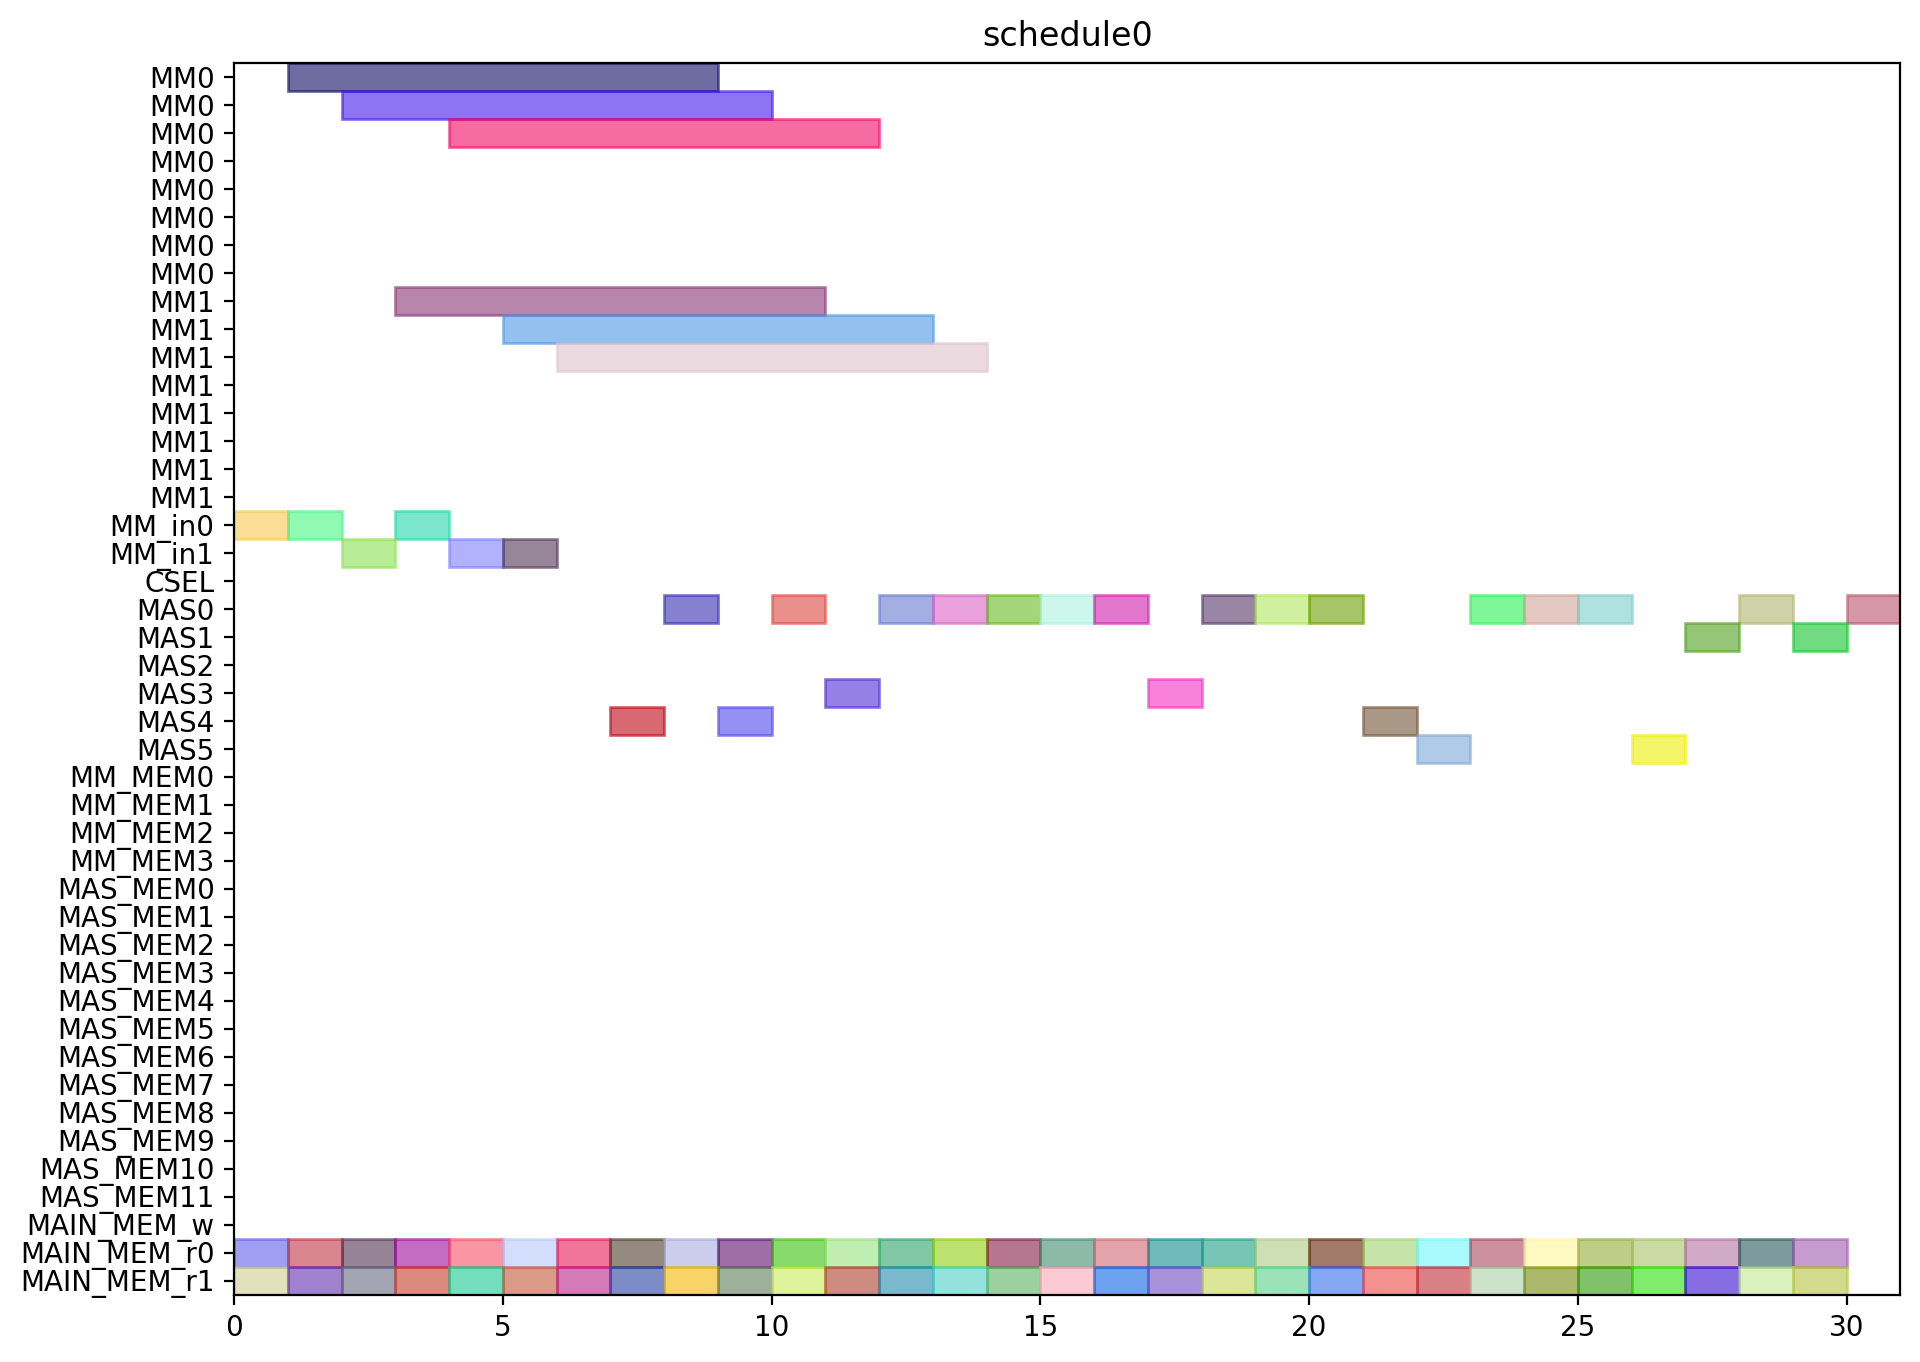

The Python source for this figure:
from pyschedule import Scenario, solvers, plotters, alt


def solve():
	horizon = 120
	S = Scenario("schedule0", horizon=horizon)

	# resource
	MM = S.Resources('MM', num=2, size=8)
	MM_in = S.Resources('MM_in', num=2)
	CSEL = S.Resource('CSEL')
	MAS = S.Resources('MAS', num=6, size=1, periods=range(1, horizon))
	MM_MEM = S.Resources('MM_MEM', num=4)
	MAS_MEM = S.Resources('MAS_MEM', num=12)
	MAIN_MEM_w = S.Resource('MAIN_MEM_w', size=1)
	MAIN_MEM_r = S.Resources('MAIN_MEM_r', num=2)

	# result of previous scheduling

	# new tasks
	c_t0_a1_0 = S.Task('c_t0_a1_0', length=1, delay_cost=1)
	c_t0_a1_0 += alt(MAS)
	c_t0_a1_0_mem0 = S.Task('c_t0_a1_0_mem0', length=1, delay_cost=1)
	c_t0_a1_0_mem0 += MAIN_MEM_r[0]
	S += c_t0_a1_0_mem0 <= c_t0_a1_0

	c_t0_a1_0_mem1 = S.Task('c_t0_a1_0_mem1', length=1, delay_cost=1)
	c_t0_a1_0_mem1 += MAIN_MEM_r[1]
	S += c_t0_a1_0_mem1 <= c_t0_a1_0

	c_t0_a1_1 = S.Task('c_t0_a1_1', length=1, delay_cost=1)
	c_t0_a1_1 += alt(MAS)
	c_t0_a1_1_mem0 = S.Task('c_t0_a1_1_mem0', length=1, delay_cost=1)
	c_t0_a1_1_mem0 += MAIN_MEM_r[0]
	S += c_t0_a1_1_mem0 <= c_t0_a1_1

	c_t0_a1_1_mem1 = S.Task('c_t0_a1_1_mem1', length=1, delay_cost=1)
	c_t0_a1_1_mem1 += MAIN_MEM_r[1]
	S += c_t0_a1_1_mem1 <= c_t0_a1_1

	c_t0_t10 = S.Task('c_t0_t10', length=1, delay_cost=1)
	c_t0_t10 += alt(MAS)
	c_t0_t10_mem0 = S.Task('c_t0_t10_mem0', length=1, delay_cost=1)
	c_t0_t10_mem0 += MAIN_MEM_r[0]
	S += c_t0_t10_mem0 <= c_t0_t10

	c_t0_t10_mem1 = S.Task('c_t0_t10_mem1', length=1, delay_cost=1)
	c_t0_t10_mem1 += MAIN_MEM_r[1]
	S += c_t0_t10_mem1 <= c_t0_t10

	c_t0_t11 = S.Task('c_t0_t11', length=1, delay_cost=1)
	c_t0_t11 += alt(MAS)
	c_t0_t11_mem0 = S.Task('c_t0_t11_mem0', length=1, delay_cost=1)
	c_t0_t11_mem0 += MAIN_MEM_r[0]
	S += c_t0_t11_mem0 <= c_t0_t11

	c_t0_t11_mem1 = S.Task('c_t0_t11_mem1', length=1, delay_cost=1)
	c_t0_t11_mem1 += MAIN_MEM_r[1]
	S += c_t0_t11_mem1 <= c_t0_t11

	c_t0_t3_t0 = S.Task('c_t0_t3_t0', length=8, delay_cost=1)
	c_t0_t3_t0 += alt(MM)
	c_t0_t3_t0_in = S.Task('c_t0_t3_t0_in', length=1, delay_cost=1)
	c_t0_t3_t0_in += alt(MM_in)
	S += c_t0_t3_t0_in*MM_in[0]<=c_t0_t3_t0*MM[0]
	S += c_t0_t3_t0_in*MM_in[1]<=c_t0_t3_t0*MM[1]
	c_t0_t3_t0_mem0 = S.Task('c_t0_t3_t0_mem0', length=1, delay_cost=1)
	c_t0_t3_t0_mem0 += MAIN_MEM_r[0]
	S += c_t0_t3_t0_mem0 <= c_t0_t3_t0

	c_t0_t3_t0_mem1 = S.Task('c_t0_t3_t0_mem1', length=1, delay_cost=1)
	c_t0_t3_t0_mem1 += MAIN_MEM_r[1]
	S += c_t0_t3_t0_mem1 <= c_t0_t3_t0

	c_t0_t3_t1 = S.Task('c_t0_t3_t1', length=8, delay_cost=1)
	c_t0_t3_t1 += alt(MM)
	c_t0_t3_t1_in = S.Task('c_t0_t3_t1_in', length=1, delay_cost=1)
	c_t0_t3_t1_in += alt(MM_in)
	S += c_t0_t3_t1_in*MM_in[0]<=c_t0_t3_t1*MM[0]
	S += c_t0_t3_t1_in*MM_in[1]<=c_t0_t3_t1*MM[1]
	c_t0_t3_t1_mem0 = S.Task('c_t0_t3_t1_mem0', length=1, delay_cost=1)
	c_t0_t3_t1_mem0 += MAIN_MEM_r[0]
	S += c_t0_t3_t1_mem0 <= c_t0_t3_t1

	c_t0_t3_t1_mem1 = S.Task('c_t0_t3_t1_mem1', length=1, delay_cost=1)
	c_t0_t3_t1_mem1 += MAIN_MEM_r[1]
	S += c_t0_t3_t1_mem1 <= c_t0_t3_t1

	c_t0_t3_t2 = S.Task('c_t0_t3_t2', length=1, delay_cost=1)
	c_t0_t3_t2 += alt(MAS)
	c_t0_t3_t2_mem0 = S.Task('c_t0_t3_t2_mem0', length=1, delay_cost=1)
	c_t0_t3_t2_mem0 += MAIN_MEM_r[0]
	S += c_t0_t3_t2_mem0 <= c_t0_t3_t2

	c_t0_t3_t2_mem1 = S.Task('c_t0_t3_t2_mem1', length=1, delay_cost=1)
	c_t0_t3_t2_mem1 += MAIN_MEM_r[1]
	S += c_t0_t3_t2_mem1 <= c_t0_t3_t2

	c_t0_t3_t3 = S.Task('c_t0_t3_t3', length=1, delay_cost=1)
	c_t0_t3_t3 += alt(MAS)
	c_t0_t3_t3_mem0 = S.Task('c_t0_t3_t3_mem0', length=1, delay_cost=1)
	c_t0_t3_t3_mem0 += MAIN_MEM_r[0]
	S += c_t0_t3_t3_mem0 <= c_t0_t3_t3

	c_t0_t3_t3_mem1 = S.Task('c_t0_t3_t3_mem1', length=1, delay_cost=1)
	c_t0_t3_t3_mem1 += MAIN_MEM_r[1]
	S += c_t0_t3_t3_mem1 <= c_t0_t3_t3

	c_t1_a1_0 = S.Task('c_t1_a1_0', length=1, delay_cost=1)
	c_t1_a1_0 += alt(MAS)
	c_t1_a1_0_mem0 = S.Task('c_t1_a1_0_mem0', length=1, delay_cost=1)
	c_t1_a1_0_mem0 += MAIN_MEM_r[0]
	S += c_t1_a1_0_mem0 <= c_t1_a1_0

	c_t1_a1_0_mem1 = S.Task('c_t1_a1_0_mem1', length=1, delay_cost=1)
	c_t1_a1_0_mem1 += MAIN_MEM_r[1]
	S += c_t1_a1_0_mem1 <= c_t1_a1_0

	c_t1_a1_1 = S.Task('c_t1_a1_1', length=1, delay_cost=1)
	c_t1_a1_1 += alt(MAS)
	c_t1_a1_1_mem0 = S.Task('c_t1_a1_1_mem0', length=1, delay_cost=1)
	c_t1_a1_1_mem0 += MAIN_MEM_r[0]
	S += c_t1_a1_1_mem0 <= c_t1_a1_1

	c_t1_a1_1_mem1 = S.Task('c_t1_a1_1_mem1', length=1, delay_cost=1)
	c_t1_a1_1_mem1 += MAIN_MEM_r[1]
	S += c_t1_a1_1_mem1 <= c_t1_a1_1

	c_t1_t10 = S.Task('c_t1_t10', length=1, delay_cost=1)
	c_t1_t10 += alt(MAS)
	c_t1_t10_mem0 = S.Task('c_t1_t10_mem0', length=1, delay_cost=1)
	c_t1_t10_mem0 += MAIN_MEM_r[0]
	S += c_t1_t10_mem0 <= c_t1_t10

	c_t1_t10_mem1 = S.Task('c_t1_t10_mem1', length=1, delay_cost=1)
	c_t1_t10_mem1 += MAIN_MEM_r[1]
	S += c_t1_t10_mem1 <= c_t1_t10

	c_t1_t11 = S.Task('c_t1_t11', length=1, delay_cost=1)
	c_t1_t11 += alt(MAS)
	c_t1_t11_mem0 = S.Task('c_t1_t11_mem0', length=1, delay_cost=1)
	c_t1_t11_mem0 += MAIN_MEM_r[0]
	S += c_t1_t11_mem0 <= c_t1_t11

	c_t1_t11_mem1 = S.Task('c_t1_t11_mem1', length=1, delay_cost=1)
	c_t1_t11_mem1 += MAIN_MEM_r[1]
	S += c_t1_t11_mem1 <= c_t1_t11

	c_t1_t3_t0 = S.Task('c_t1_t3_t0', length=8, delay_cost=1)
	c_t1_t3_t0 += alt(MM)
	c_t1_t3_t0_in = S.Task('c_t1_t3_t0_in', length=1, delay_cost=1)
	c_t1_t3_t0_in += alt(MM_in)
	S += c_t1_t3_t0_in*MM_in[0]<=c_t1_t3_t0*MM[0]
	S += c_t1_t3_t0_in*MM_in[1]<=c_t1_t3_t0*MM[1]
	c_t1_t3_t0_mem0 = S.Task('c_t1_t3_t0_mem0', length=1, delay_cost=1)
	c_t1_t3_t0_mem0 += MAIN_MEM_r[0]
	S += c_t1_t3_t0_mem0 <= c_t1_t3_t0

	c_t1_t3_t0_mem1 = S.Task('c_t1_t3_t0_mem1', length=1, delay_cost=1)
	c_t1_t3_t0_mem1 += MAIN_MEM_r[1]
	S += c_t1_t3_t0_mem1 <= c_t1_t3_t0

	c_t1_t3_t1 = S.Task('c_t1_t3_t1', length=8, delay_cost=1)
	c_t1_t3_t1 += alt(MM)
	c_t1_t3_t1_in = S.Task('c_t1_t3_t1_in', length=1, delay_cost=1)
	c_t1_t3_t1_in += alt(MM_in)
	S += c_t1_t3_t1_in*MM_in[0]<=c_t1_t3_t1*MM[0]
	S += c_t1_t3_t1_in*MM_in[1]<=c_t1_t3_t1*MM[1]
	c_t1_t3_t1_mem0 = S.Task('c_t1_t3_t1_mem0', length=1, delay_cost=1)
	c_t1_t3_t1_mem0 += MAIN_MEM_r[0]
	S += c_t1_t3_t1_mem0 <= c_t1_t3_t1

	c_t1_t3_t1_mem1 = S.Task('c_t1_t3_t1_mem1', length=1, delay_cost=1)
	c_t1_t3_t1_mem1 += MAIN_MEM_r[1]
	S += c_t1_t3_t1_mem1 <= c_t1_t3_t1

	c_t1_t3_t2 = S.Task('c_t1_t3_t2', length=1, delay_cost=1)
	c_t1_t3_t2 += alt(MAS)
	c_t1_t3_t2_mem0 = S.Task('c_t1_t3_t2_mem0', length=1, delay_cost=1)
	c_t1_t3_t2_mem0 += MAIN_MEM_r[0]
	S += c_t1_t3_t2_mem0 <= c_t1_t3_t2

	c_t1_t3_t2_mem1 = S.Task('c_t1_t3_t2_mem1', length=1, delay_cost=1)
	c_t1_t3_t2_mem1 += MAIN_MEM_r[1]
	S += c_t1_t3_t2_mem1 <= c_t1_t3_t2

	c_t1_t3_t3 = S.Task('c_t1_t3_t3', length=1, delay_cost=1)
	c_t1_t3_t3 += alt(MAS)
	c_t1_t3_t3_mem0 = S.Task('c_t1_t3_t3_mem0', length=1, delay_cost=1)
	c_t1_t3_t3_mem0 += MAIN_MEM_r[0]
	S += c_t1_t3_t3_mem0 <= c_t1_t3_t3

	c_t1_t3_t3_mem1 = S.Task('c_t1_t3_t3_mem1', length=1, delay_cost=1)
	c_t1_t3_t3_mem1 += MAIN_MEM_r[1]
	S += c_t1_t3_t3_mem1 <= c_t1_t3_t3

	c_t2_a1_0 = S.Task('c_t2_a1_0', length=1, delay_cost=1)
	c_t2_a1_0 += alt(MAS)
	c_t2_a1_0_mem0 = S.Task('c_t2_a1_0_mem0', length=1, delay_cost=1)
	c_t2_a1_0_mem0 += MAIN_MEM_r[0]
	S += c_t2_a1_0_mem0 <= c_t2_a1_0

	c_t2_a1_0_mem1 = S.Task('c_t2_a1_0_mem1', length=1, delay_cost=1)
	c_t2_a1_0_mem1 += MAIN_MEM_r[1]
	S += c_t2_a1_0_mem1 <= c_t2_a1_0

	c_t2_a1_1 = S.Task('c_t2_a1_1', length=1, delay_cost=1)
	c_t2_a1_1 += alt(MAS)
	c_t2_a1_1_mem0 = S.Task('c_t2_a1_1_mem0', length=1, delay_cost=1)
	c_t2_a1_1_mem0 += MAIN_MEM_r[0]
	S += c_t2_a1_1_mem0 <= c_t2_a1_1

	c_t2_a1_1_mem1 = S.Task('c_t2_a1_1_mem1', length=1, delay_cost=1)
	c_t2_a1_1_mem1 += MAIN_MEM_r[1]
	S += c_t2_a1_1_mem1 <= c_t2_a1_1

	c_t2_t10 = S.Task('c_t2_t10', length=1, delay_cost=1)
	c_t2_t10 += alt(MAS)
	c_t2_t10_mem0 = S.Task('c_t2_t10_mem0', length=1, delay_cost=1)
	c_t2_t10_mem0 += MAIN_MEM_r[0]
	S += c_t2_t10_mem0 <= c_t2_t10

	c_t2_t10_mem1 = S.Task('c_t2_t10_mem1', length=1, delay_cost=1)
	c_t2_t10_mem1 += MAIN_MEM_r[1]
	S += c_t2_t10_mem1 <= c_t2_t10

	c_t2_t11 = S.Task('c_t2_t11', length=1, delay_cost=1)
	c_t2_t11 += alt(MAS)
	c_t2_t11_mem0 = S.Task('c_t2_t11_mem0', length=1, delay_cost=1)
	c_t2_t11_mem0 += MAIN_MEM_r[0]
	S += c_t2_t11_mem0 <= c_t2_t11

	c_t2_t11_mem1 = S.Task('c_t2_t11_mem1', length=1, delay_cost=1)
	c_t2_t11_mem1 += MAIN_MEM_r[1]
	S += c_t2_t11_mem1 <= c_t2_t11

	c_t2_t3_t0 = S.Task('c_t2_t3_t0', length=8, delay_cost=1)
	c_t2_t3_t0 += alt(MM)
	c_t2_t3_t0_in = S.Task('c_t2_t3_t0_in', length=1, delay_cost=1)
	c_t2_t3_t0_in += alt(MM_in)
	S += c_t2_t3_t0_in*MM_in[0]<=c_t2_t3_t0*MM[0]
	S += c_t2_t3_t0_in*MM_in[1]<=c_t2_t3_t0*MM[1]
	c_t2_t3_t0_mem0 = S.Task('c_t2_t3_t0_mem0', length=1, delay_cost=1)
	c_t2_t3_t0_mem0 += MAIN_MEM_r[0]
	S += c_t2_t3_t0_mem0 <= c_t2_t3_t0

	c_t2_t3_t0_mem1 = S.Task('c_t2_t3_t0_mem1', length=1, delay_cost=1)
	c_t2_t3_t0_mem1 += MAIN_MEM_r[1]
	S += c_t2_t3_t0_mem1 <= c_t2_t3_t0

	c_t2_t3_t1 = S.Task('c_t2_t3_t1', length=8, delay_cost=1)
	c_t2_t3_t1 += alt(MM)
	c_t2_t3_t1_in = S.Task('c_t2_t3_t1_in', length=1, delay_cost=1)
	c_t2_t3_t1_in += alt(MM_in)
	S += c_t2_t3_t1_in*MM_in[0]<=c_t2_t3_t1*MM[0]
	S += c_t2_t3_t1_in*MM_in[1]<=c_t2_t3_t1*MM[1]
	c_t2_t3_t1_mem0 = S.Task('c_t2_t3_t1_mem0', length=1, delay_cost=1)
	c_t2_t3_t1_mem0 += MAIN_MEM_r[0]
	S += c_t2_t3_t1_mem0 <= c_t2_t3_t1

	c_t2_t3_t1_mem1 = S.Task('c_t2_t3_t1_mem1', length=1, delay_cost=1)
	c_t2_t3_t1_mem1 += MAIN_MEM_r[1]
	S += c_t2_t3_t1_mem1 <= c_t2_t3_t1

	c_t2_t3_t2 = S.Task('c_t2_t3_t2', length=1, delay_cost=1)
	c_t2_t3_t2 += alt(MAS)
	c_t2_t3_t2_mem0 = S.Task('c_t2_t3_t2_mem0', length=1, delay_cost=1)
	c_t2_t3_t2_mem0 += MAIN_MEM_r[0]
	S += c_t2_t3_t2_mem0 <= c_t2_t3_t2

	c_t2_t3_t2_mem1 = S.Task('c_t2_t3_t2_mem1', length=1, delay_cost=1)
	c_t2_t3_t2_mem1 += MAIN_MEM_r[1]
	S += c_t2_t3_t2_mem1 <= c_t2_t3_t2

	c_t2_t3_t3 = S.Task('c_t2_t3_t3', length=1, delay_cost=1)
	c_t2_t3_t3 += alt(MAS)
	c_t2_t3_t3_mem0 = S.Task('c_t2_t3_t3_mem0', length=1, delay_cost=1)
	c_t2_t3_t3_mem0 += MAIN_MEM_r[0]
	S += c_t2_t3_t3_mem0 <= c_t2_t3_t3

	c_t2_t3_t3_mem1 = S.Task('c_t2_t3_t3_mem1', length=1, delay_cost=1)
	c_t2_t3_t3_mem1 += MAIN_MEM_r[1]
	S += c_t2_t3_t3_mem1 <= c_t2_t3_t3

	c_t3000 = S.Task('c_t3000', length=1, delay_cost=1)
	c_t3000 += alt(MAS)
	c_t3000_mem0 = S.Task('c_t3000_mem0', length=1, delay_cost=1)
	c_t3000_mem0 += MAIN_MEM_r[0]
	S += c_t3000_mem0 <= c_t3000

	c_t3000_mem1 = S.Task('c_t3000_mem1', length=1, delay_cost=1)
	c_t3000_mem1 += MAIN_MEM_r[1]
	S += c_t3000_mem1 <= c_t3000

	c_t3001 = S.Task('c_t3001', length=1, delay_cost=1)
	c_t3001 += alt(MAS)
	c_t3001_mem0 = S.Task('c_t3001_mem0', length=1, delay_cost=1)
	c_t3001_mem0 += MAIN_MEM_r[0]
	S += c_t3001_mem0 <= c_t3001

	c_t3001_mem1 = S.Task('c_t3001_mem1', length=1, delay_cost=1)
	c_t3001_mem1 += MAIN_MEM_r[1]
	S += c_t3001_mem1 <= c_t3001

	c_t3010 = S.Task('c_t3010', length=1, delay_cost=1)
	c_t3010 += alt(MAS)
	c_t3010_mem0 = S.Task('c_t3010_mem0', length=1, delay_cost=1)
	c_t3010_mem0 += MAIN_MEM_r[0]
	S += c_t3010_mem0 <= c_t3010

	c_t3010_mem1 = S.Task('c_t3010_mem1', length=1, delay_cost=1)
	c_t3010_mem1 += MAIN_MEM_r[1]
	S += c_t3010_mem1 <= c_t3010

	c_t3011 = S.Task('c_t3011', length=1, delay_cost=1)
	c_t3011 += alt(MAS)
	c_t3011_mem0 = S.Task('c_t3011_mem0', length=1, delay_cost=1)
	c_t3011_mem0 += MAIN_MEM_r[0]
	S += c_t3011_mem0 <= c_t3011

	c_t3011_mem1 = S.Task('c_t3011_mem1', length=1, delay_cost=1)
	c_t3011_mem1 += MAIN_MEM_r[1]
	S += c_t3011_mem1 <= c_t3011

	c_t4000 = S.Task('c_t4000', length=1, delay_cost=1)
	c_t4000 += alt(MAS)
	c_t4000_mem0 = S.Task('c_t4000_mem0', length=1, delay_cost=1)
	c_t4000_mem0 += MAIN_MEM_r[0]
	S += c_t4000_mem0 <= c_t4000

	c_t4000_mem1 = S.Task('c_t4000_mem1', length=1, delay_cost=1)
	c_t4000_mem1 += MAIN_MEM_r[1]
	S += c_t4000_mem1 <= c_t4000

	c_t4001 = S.Task('c_t4001', length=1, delay_cost=1)
	c_t4001 += alt(MAS)
	c_t4001_mem0 = S.Task('c_t4001_mem0', length=1, delay_cost=1)
	c_t4001_mem0 += MAIN_MEM_r[0]
	S += c_t4001_mem0 <= c_t4001

	c_t4001_mem1 = S.Task('c_t4001_mem1', length=1, delay_cost=1)
	c_t4001_mem1 += MAIN_MEM_r[1]
	S += c_t4001_mem1 <= c_t4001

	solvers.mip.solve(S,msg=1,kind='CPLEX',ratio_gap=1.01)

	solution = [['hoge']*len(S.solution()[1]) for i in range(len(S.solution()))]
	for i in range(len(S.solution())):
		for j in range(len(S.solution()[i])):
			solution[i][j]=str(S.solution()[i][j])
	print(solution)

	cycles = int(solution[-1][3])

	pic_file_name = "/home/mfukuda/ABE/multiRAM_multiMAS_16mux/scheduling_result/stage8MM2_stage1MAS6/SQR/schedule0.png"
	if(S.solution() != []):
		plotters.matplotlib.plot(S,img_filename=pic_file_name, show_task_labels=False, fig_size=(cycles*0.25+3, 8))

	return solution
